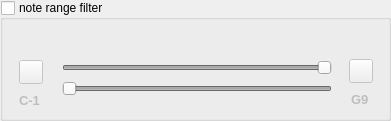
  <widget class="QGroupBox" name="groupBoxNoteRange">
   <property name="geometry">
    <rect>
     <x>440</x>
     <y>180</y>
     <width>391</width>
     <height>121</height>
    </rect>
   </property>
   <property name="toolTip">
    <string>Filter notes by range</string>
   </property>
   <property name="title">
    <string>note range filter</string>
   </property>
   <property name="flat">
    <bool>false</bool>
   </property>
   <property name="checkable">
    <bool>true</bool>
   </property>
   <property name="checked">
    <bool>false</bool>
   </property>
   <widget class="QSlider" name="hsRangeDown">
    <property name="geometry">
     <rect>
      <x>62</x>
      <y>67</y>
      <width>270</width>
      <height>44</height>
     </rect>
    </property>
    <property name="toolTip">
     <string>set lowest note</string>
    </property>
    <property name="minimum">
     <number>0</number>
    </property>
    <property name="maximum">
     <number>127</number>
    </property>
    <property name="pageStep">
     <number>12</number>
    </property>
    <property name="value">
     <number>127</number>
    </property>
    <property name="orientation">
     <enum>Qt::Horizontal</enum>
    </property>
    <property name="invertedAppearance">
     <bool>true</bool>
    </property>
    <property name="invertedControls">
     <bool>true</bool>
    </property>
    <property name="tickPosition">
     <enum>QSlider::NoTicks</enum>
    </property>
    <property name="tickInterval">
     <number>12</number>
    </property>
   </widget>
   <widget class="QLineEdit" name="kbUp">
    <property name="geometry">
     <rect>
      <x>340</x>
      <y>89</y>
      <width>41</width>
      <height>20</height>
     </rect>
    </property>
    <property name="font">
     <font>
      <pointsize>10</pointsize>
      <italic>false</italic>
      <bold>true</bold>
      <underline>false</underline>
      <strikeout>false</strikeout>
      <stylestrategy>PreferDefault</stylestrategy>
      <kerning>true</kerning>
     </font>
    </property>
    <property name="styleSheet">
     <string notr="true">background-color: transparent;</string>
    </property>
    <property name="text">
     <string>G9</string>
    </property>
    <property name="frame">
     <bool>false</bool>
    </property>
    <property name="alignment">
     <set>Qt::AlignCenter</set>
    </property>
    <property name="readOnly">
     <bool>true</bool>
    </property>
   </widget>
   <widget class="QSlider" name="hsRangeUp">
    <property name="geometry">
     <rect>
      <x>62</x>
      <y>46</y>
      <width>270</width>
      <height>44</height>
     </rect>
    </property>
    <property name="toolTip">
     <string>set highest note</string>
    </property>
    <property name="minimum">
     <number>0</number>
    </property>
    <property name="maximum">
     <number>127</number>
    </property>
    <property name="pageStep">
     <number>12</number>
    </property>
    <property name="value">
     <number>127</number>
    </property>
    <property name="orientation">
     <enum>Qt::Horizontal</enum>
    </property>
    <property name="invertedControls">
     <bool>false</bool>
    </property>
    <property name="tickPosition">
     <enum>QSlider::NoTicks</enum>
    </property>
    <property name="tickInterval">
     <number>12</number>
    </property>
   </widget>
   <widget class="QLineEdit" name="kbDown">
    <property name="geometry">
     <rect>
      <x>10</x>
      <y>90</y>
      <width>41</width>
      <height>20</height>
     </rect>
    </property>
    <property name="font">
     <font>
      <pointsize>10</pointsize>
      <italic>false</italic>
      <bold>true</bold>
      <underline>false</underline>
      <strikeout>false</strikeout>
      <stylestrategy>PreferAntialias</stylestrategy>
      <kerning>true</kerning>
     </font>
    </property>
    <property name="styleSheet">
     <string notr="true">background-color: transparent;</string>
    </property>
    <property name="text">
     <string>C-1</string>
    </property>
    <property name="frame">
     <bool>false</bool>
    </property>
    <property name="alignment">
     <set>Qt::AlignCenter</set>
    </property>
    <property name="readOnly">
     <bool>true</bool>
    </property>
   </widget>
   <widget class="QPushButton" name="buttonNoteHi">
    <property name="geometry">
     <rect>
      <x>349</x>
      <y>59</y>
      <width>24</width>
      <height>24</height>
     </rect>
    </property>
    <property name="font">
     <font>
      <pointsize>7</pointsize>
      <italic>false</italic>
      <bold>false</bold>
      <underline>false</underline>
      <strikeout>false</strikeout>
      <stylestrategy>PreferAntialias</stylestrategy>
      <kerning>true</kerning>
     </font>
    </property>
    <property name="toolTip">
     <string>learn highest note from keyboard</string>
    </property>
    <property name="text">
     <string/>
    </property>
    <property name="icon">
     <iconset resource="resources.qrc">
      <normaloff>:/images/keyboard_listen.png</normaloff>
      <normalon>:/images/keyboard_listen_pressed.png</normalon>:/images/keyboard_listen.png</iconset>
    </property>
    <property name="checkable">
     <bool>true</bool>
    </property>
   </widget>
   <widget class="QPushButton" name="buttonNoteLow">
    <property name="geometry">
     <rect>
      <x>19</x>
      <y>60</y>
      <width>24</width>
      <height>24</height>
     </rect>
    </property>
    <property name="font">
     <font>
      <pointsize>7</pointsize>
      <italic>false</italic>
      <bold>false</bold>
      <underline>false</underline>
      <strikeout>false</strikeout>
      <stylestrategy>PreferAntialias</stylestrategy>
      <kerning>true</kerning>
     </font>
    </property>
    <property name="toolTip">
     <string>learn lowest note from keyboard</string>
    </property>
    <property name="text">
     <string/>
    </property>
    <property name="icon">
     <iconset resource="resources.qrc">
      <normaloff>:/images/keyboard_listen.png</normaloff>
      <normalon>:/images/keyboard_listen_pressed.png</normalon>:/images/keyboard_listen.png</iconset>
    </property>
    <property name="checkable">
     <bool>true</bool>
    </property>
   </widget>
   <widget class="QWidget" name="verticalLayoutWidget_11">
    <property name="geometry">
     <rect>
      <x>63</x>
      <y>36</y>
      <width>10</width>
      <height>10</height>
     </rect>
    </property>
    <layout class="QVBoxLayout" name="layoutLedRangeLow"/>
   </widget>
   <widget class="QWidget" name="verticalLayoutWidget_12">
    <property name="geometry">
     <rect>
      <x>321</x>
      <y>36</y>
      <width>10</width>
      <height>10</height>
     </rect>
    </property>
    <layout class="QVBoxLayout" name="layoutLedRangeHigh"/>
   </widget>
   <widget class="QWidget" name="verticalLayoutWidget_13">
    <property name="geometry">
     <rect>
      <x>192</x>
      <y>36</y>
      <width>10</width>
      <height>10</height>
     </rect>
    </property>
    <layout class="QVBoxLayout" name="layoutLedRangeMatch"/>
   </widget>
   <widget class="QWidget" name="keyboard" native="true">
    <property name="geometry">
     <rect>
      <x>61</x>
      <y>54</y>
      <width>276</width>
      <height>57</height>
     </rect>
    </property>
    <property name="styleSheet">
     <string notr="true">background-image: url(:/images/slider_keyboard.png);</string>
    </property>
   </widget>
   <zorder>keyboard</zorder>
   <zorder>kbUp</zorder>
   <zorder>kbDown</zorder>
   <zorder>buttonNoteHi</zorder>
   <zorder>buttonNoteLow</zorder>
   <zorder>hsRangeDown</zorder>
   <zorder>hsRangeUp</zorder>
   <zorder>verticalLayoutWidget_11</zorder>
   <zorder>verticalLayoutWidget_12</zorder>
   <zorder>verticalLayoutWidget_13</zorder>
  </widget>
